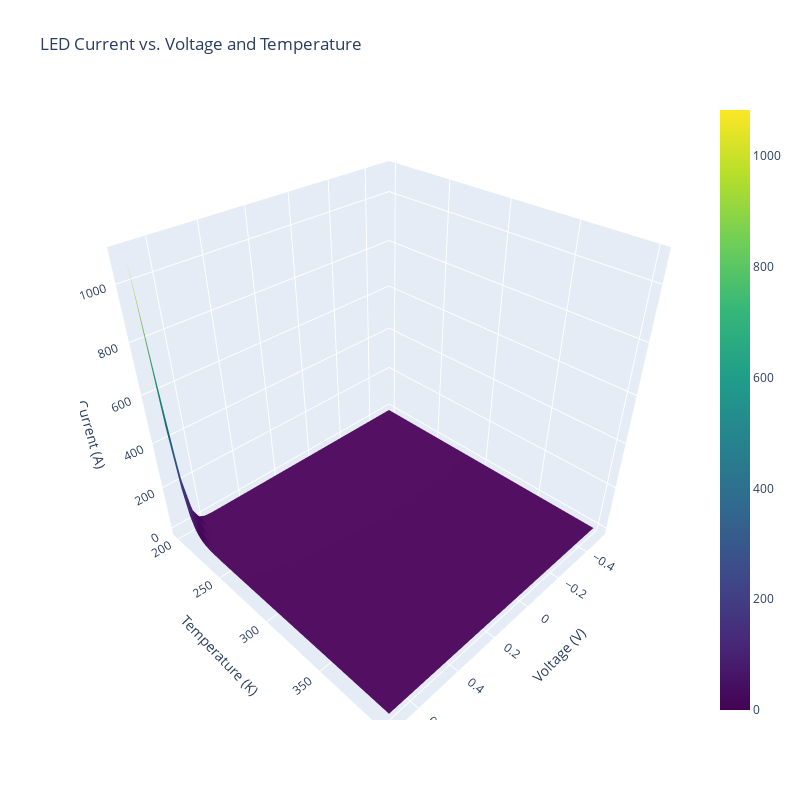
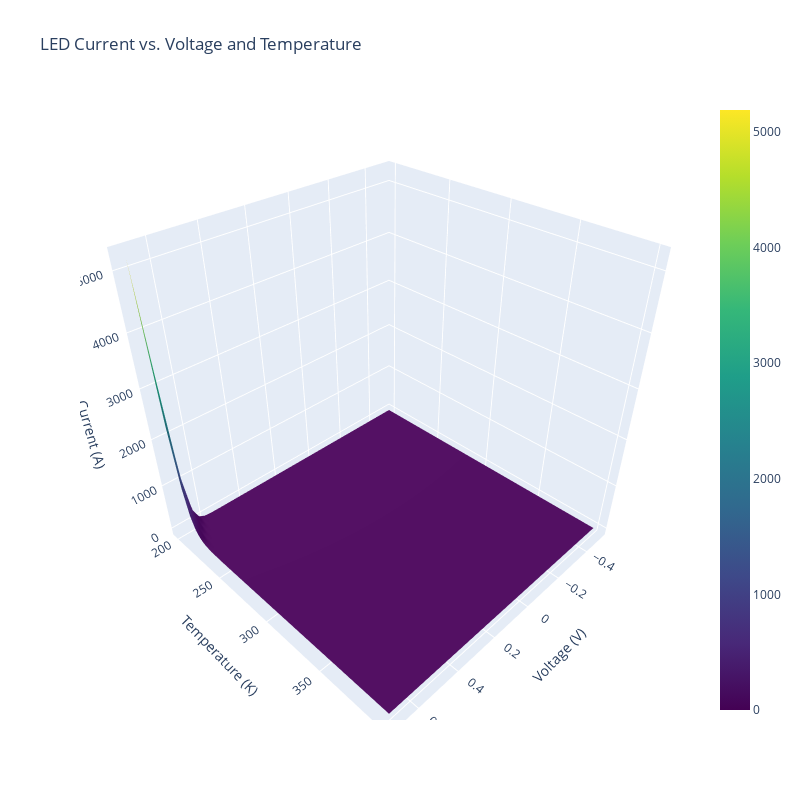
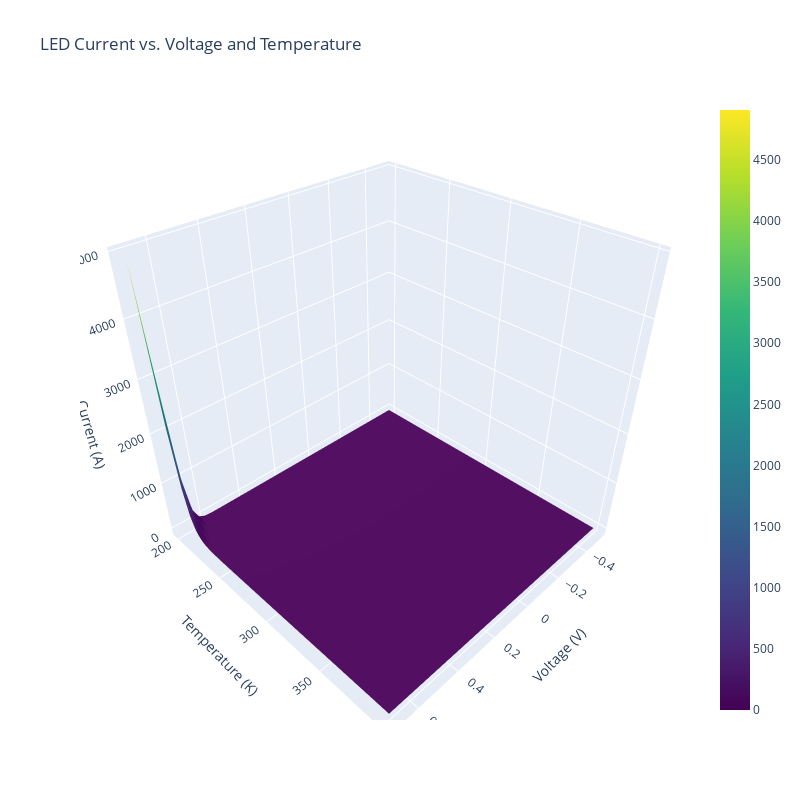
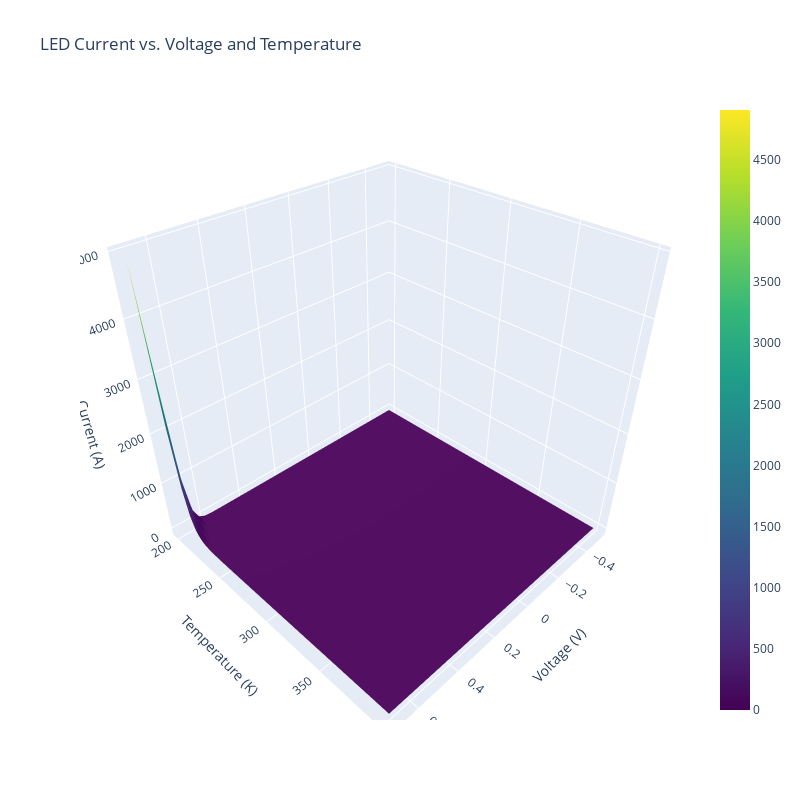

The cell these charts' notebook holds for them, in order:
### Code cell
# examples/interactive_led_3d.ipynb

import ipywidgets as widgets
import numpy as np
import plotly.graph_objects as go
from IPython.display import display

from semiconductor_sim import LED

# Define interactive widgets
doping_p_slider = widgets.FloatLogSlider(
    value=1e17,
    base=10,
    min=14,
    max=20,
    step=0.1,
    description='Doping p:',
    disabled=False,
    continuous_update=False,
    style={'description_width': 'initial'},
    layout={'width': '50%'},
)

doping_n_slider = widgets.FloatLogSlider(
    value=1e17,
    base=10,
    min=14,
    max=20,
    step=0.1,
    description='Doping n:',
    disabled=False,
    continuous_update=False,
    style={'description_width': 'initial'},
    layout={'width': '50%'},
)

efficiency_slider = widgets.FloatSlider(
    value=0.2,
    min=0.0,
    max=1.0,
    step=0.01,
    description='Efficiency:',
    disabled=False,
    continuous_update=False,
    style={'description_width': 'initial'},
    layout={'width': '50%'},
)

temperature_slider = widgets.IntSlider(
    value=300,
    min=200,
    max=400,
    step=10,
    description='Temperature (K):',
    disabled=False,
    continuous_update=False,
    style={'description_width': 'initial'},
    layout={'width': '50%'},
)


def update_3d_plot(doping_p, doping_n, efficiency, temperature):
    # Define voltage range
    voltage_iv = np.linspace(-0.5, 0.7, 50)
    temperature_range = np.linspace(200, 400, 50)
    V, T = np.meshgrid(voltage_iv, temperature_range)

    # Initialize the LED
    led = LED(
        doping_p=doping_p,
        doping_n=doping_n,
        efficiency=efficiency,
        temperature=temperature,
        B=1e-10,
    )

    # Assume constant carrier concentrations
    n_conc = 1e16  # cm^-3
    p_conc = 1e16  # cm^-3

    # Calculate current over the meshgrid
    V_flat = V.flatten()
    T_flat = T.flatten()
    led.temperature = T_flat  # Update temperature for each point
    current, emission, recombination = led.iv_characteristic(V_flat, n_conc, p_conc)
    current = current.reshape(V.shape)

    # Create 3D surface plot
    fig = go.Figure(
        data=[go.Surface(z=current, x=voltage_iv, y=temperature_range, colorscale='Viridis')]
    )

    fig.update_layout(
        title='LED Current vs. Voltage and Temperature',
        scene=dict(
            xaxis_title='Voltage (V)', yaxis_title='Temperature (K)', zaxis_title='Current (A)'
        ),
        autosize=False,
        width=800,
        height=800,
    )

    fig.show()


# Create interactive widget
interactive_3d_plot = widgets.interactive(
    update_3d_plot,
    doping_p=doping_p_slider,
    doping_n=doping_n_slider,
    efficiency=efficiency_slider,
    temperature=temperature_slider,
)

# Display the widgets and plot
display(interactive_3d_plot)

### Figure 1 — Plotly figure (JSON) as saved in the notebook; plotly's stock layout.template omitted (floating-point values rounded to 4 significant figures; data arrays with more than 128 entries replaced by an {"elided": "..."} marker saying what was removed)
{"data": [{"colorscale": [[0, "#440154"], [0.1111, "#482878"], [0.2222, "#3e4989"], [0.3333, "#31688e"], [0.4444, "#26828e"], [0.5556, "#1f9e89"], [0.6667, "#35b779"], [0.7778, "#6ece58"], [0.8889, "#b5de2b"], [1, "#fde725"]], "type": "surface", "x": [-0.5, -0.4755, -0.451, -0.4265, -0.402, -0.3776, -0.3531, -0.3286, -0.3041, -0.2796, -0.2551, -0.2306, -0.2061, -0.1816, -0.1571, -0.1327, -0.1082, -0.08367, -0.05918, -0.03469, -0.0102, 0.01429, 0.03878, 0.06327, 0.08776, 0.1122, 0.1367, 0.1612, 0.1857, 0.2102, 0.2347, 0.2592, 0.2837, 0.3082, 0.3327, 0.3571, 0.3816, 0.4061, 0.4306, 0.4551, 0.4796, 0.5041, 0.5286, 0.5531, 0.5776, 0.602, 0.6265, 0.651, 0.6755, 0.7], "y": [200, 204.1, 208.2, 212.2, 216.3, 220.4, 224.5, 228.6, 232.7, 236.7, 240.8, 244.9, 249.0, 253.1, 257.1, 261.2, 265.3, 269.4, 273.5, 277.6, 281.6, 285.7, 289.8, 293.9, 298.0, 302.0, 306.1, 310.2, 314.3, 318.4, 322.4, 326.5, 330.6, 334.7, 338.8, 342.9, 346.9, 351.0, 355.1, 359.2, 363.3, 367.3, 371.4, 375.5, 379.6, 383.7, 387.8, 391.8, 395.9, 400], "z": {"elided": "50x50 float values"}}], "layout": {"autosize": false, "height": 800, "scene": {"xaxis": {"title": {"text": "Voltage (V)"}}, "yaxis": {"title": {"text": "Temperature (K)"}}, "zaxis": {"title": {"text": "Current (A)"}}}, "title": {"text": "LED Current vs. Voltage and Temperature"}, "width": 800}}

### Figure 2 — Plotly figure (JSON) as saved in the notebook; plotly's stock layout.template omitted (floating-point values rounded to 4 significant figures; data arrays with more than 128 entries replaced by an {"elided": "..."} marker saying what was removed)
{"data": [{"colorscale": [[0, "#440154"], [0.1111, "#482878"], [0.2222, "#3e4989"], [0.3333, "#31688e"], [0.4444, "#26828e"], [0.5556, "#1f9e89"], [0.6667, "#35b779"], [0.7778, "#6ece58"], [0.8889, "#b5de2b"], [1, "#fde725"]], "type": "surface", "x": [-0.5, -0.4755, -0.451, -0.4265, -0.402, -0.3776, -0.3531, -0.3286, -0.3041, -0.2796, -0.2551, -0.2306, -0.2061, -0.1816, -0.1571, -0.1327, -0.1082, -0.08367, -0.05918, -0.03469, -0.0102, 0.01429, 0.03878, 0.06327, 0.08776, 0.1122, 0.1367, 0.1612, 0.1857, 0.2102, 0.2347, 0.2592, 0.2837, 0.3082, 0.3327, 0.3571, 0.3816, 0.4061, 0.4306, 0.4551, 0.4796, 0.5041, 0.5286, 0.5531, 0.5776, 0.602, 0.6265, 0.651, 0.6755, 0.7], "y": [200, 204.1, 208.2, 212.2, 216.3, 220.4, 224.5, 228.6, 232.7, 236.7, 240.8, 244.9, 249.0, 253.1, 257.1, 261.2, 265.3, 269.4, 273.5, 277.6, 281.6, 285.7, 289.8, 293.9, 298.0, 302.0, 306.1, 310.2, 314.3, 318.4, 322.4, 326.5, 330.6, 334.7, 338.8, 342.9, 346.9, 351.0, 355.1, 359.2, 363.3, 367.3, 371.4, 375.5, 379.6, 383.7, 387.8, 391.8, 395.9, 400], "z": {"elided": "50x50 float values"}}], "layout": {"autosize": false, "height": 800, "scene": {"xaxis": {"title": {"text": "Voltage (V)"}}, "yaxis": {"title": {"text": "Temperature (K)"}}, "zaxis": {"title": {"text": "Current (A)"}}}, "title": {"text": "LED Current vs. Voltage and Temperature"}, "width": 800}}

### Figure 3 — Plotly figure (JSON) as saved in the notebook; plotly's stock layout.template omitted (floating-point values rounded to 4 significant figures; data arrays with more than 128 entries replaced by an {"elided": "..."} marker saying what was removed)
{"data": [{"colorscale": [[0, "#440154"], [0.1111, "#482878"], [0.2222, "#3e4989"], [0.3333, "#31688e"], [0.4444, "#26828e"], [0.5556, "#1f9e89"], [0.6667, "#35b779"], [0.7778, "#6ece58"], [0.8889, "#b5de2b"], [1, "#fde725"]], "type": "surface", "x": [-0.5, -0.4755, -0.451, -0.4265, -0.402, -0.3776, -0.3531, -0.3286, -0.3041, -0.2796, -0.2551, -0.2306, -0.2061, -0.1816, -0.1571, -0.1327, -0.1082, -0.08367, -0.05918, -0.03469, -0.0102, 0.01429, 0.03878, 0.06327, 0.08776, 0.1122, 0.1367, 0.1612, 0.1857, 0.2102, 0.2347, 0.2592, 0.2837, 0.3082, 0.3327, 0.3571, 0.3816, 0.4061, 0.4306, 0.4551, 0.4796, 0.5041, 0.5286, 0.5531, 0.5776, 0.602, 0.6265, 0.651, 0.6755, 0.7], "y": [200, 204.1, 208.2, 212.2, 216.3, 220.4, 224.5, 228.6, 232.7, 236.7, 240.8, 244.9, 249.0, 253.1, 257.1, 261.2, 265.3, 269.4, 273.5, 277.6, 281.6, 285.7, 289.8, 293.9, 298.0, 302.0, 306.1, 310.2, 314.3, 318.4, 322.4, 326.5, 330.6, 334.7, 338.8, 342.9, 346.9, 351.0, 355.1, 359.2, 363.3, 367.3, 371.4, 375.5, 379.6, 383.7, 387.8, 391.8, 395.9, 400], "z": {"elided": "50x50 float values"}}], "layout": {"autosize": false, "height": 800, "scene": {"xaxis": {"title": {"text": "Voltage (V)"}}, "yaxis": {"title": {"text": "Temperature (K)"}}, "zaxis": {"title": {"text": "Current (A)"}}}, "title": {"text": "LED Current vs. Voltage and Temperature"}, "width": 800}}

### Figure 4 — Plotly figure (JSON) as saved in the notebook; plotly's stock layout.template omitted (floating-point values rounded to 4 significant figures; data arrays with more than 128 entries replaced by an {"elided": "..."} marker saying what was removed)
{"data": [{"colorscale": [[0, "#440154"], [0.1111, "#482878"], [0.2222, "#3e4989"], [0.3333, "#31688e"], [0.4444, "#26828e"], [0.5556, "#1f9e89"], [0.6667, "#35b779"], [0.7778, "#6ece58"], [0.8889, "#b5de2b"], [1, "#fde725"]], "type": "surface", "x": [-0.5, -0.4755, -0.451, -0.4265, -0.402, -0.3776, -0.3531, -0.3286, -0.3041, -0.2796, -0.2551, -0.2306, -0.2061, -0.1816, -0.1571, -0.1327, -0.1082, -0.08367, -0.05918, -0.03469, -0.0102, 0.01429, 0.03878, 0.06327, 0.08776, 0.1122, 0.1367, 0.1612, 0.1857, 0.2102, 0.2347, 0.2592, 0.2837, 0.3082, 0.3327, 0.3571, 0.3816, 0.4061, 0.4306, 0.4551, 0.4796, 0.5041, 0.5286, 0.5531, 0.5776, 0.602, 0.6265, 0.651, 0.6755, 0.7], "y": [200, 204.1, 208.2, 212.2, 216.3, 220.4, 224.5, 228.6, 232.7, 236.7, 240.8, 244.9, 249.0, 253.1, 257.1, 261.2, 265.3, 269.4, 273.5, 277.6, 281.6, 285.7, 289.8, 293.9, 298.0, 302.0, 306.1, 310.2, 314.3, 318.4, 322.4, 326.5, 330.6, 334.7, 338.8, 342.9, 346.9, 351.0, 355.1, 359.2, 363.3, 367.3, 371.4, 375.5, 379.6, 383.7, 387.8, 391.8, 395.9, 400], "z": {"elided": "50x50 float values"}}], "layout": {"autosize": false, "height": 800, "scene": {"xaxis": {"title": {"text": "Voltage (V)"}}, "yaxis": {"title": {"text": "Temperature (K)"}}, "zaxis": {"title": {"text": "Current (A)"}}}, "title": {"text": "LED Current vs. Voltage and Temperature"}, "width": 800}}
